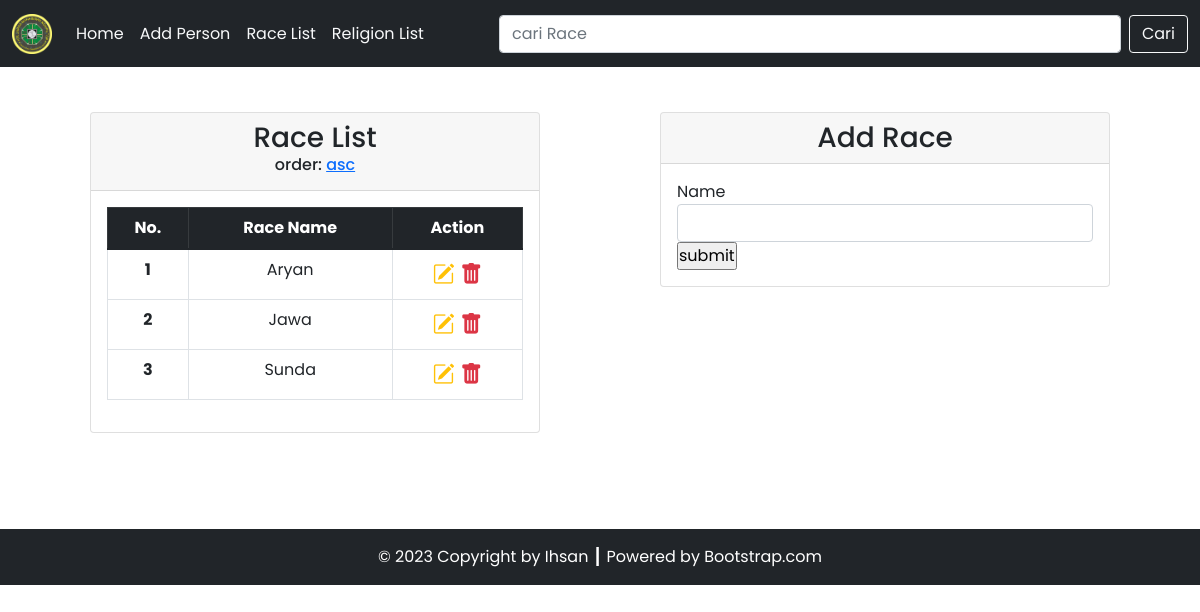
/source_code/race.php, run on the app's committed database.
### tables this page shows
CREATE TABLE `race` (
  `id` int(11) NOT NULL,
  `name` varchar(255) DEFAULT NULL
);

### source_code/config/db.php (called while the page is built)
<?php
$DB_HOST = "localhost";
$DB_USERNAME = "root";
$DB_PASSWORD = "";
$DB_NAME = "db_dpbo_tp3";

### source_code/classes/DB.php (called while the page is built, shortened)
<?php
class DB
{
    private $hostname;
    private $username;
    private $password;
    private $dbname;
    private $conn;
    private $result;
    function __construct($hostname, $username, $password, $dbname)
    {
        $this->hostname = $hostname;
        $this->username = $username;
        $this->password = $password;
        $this->dbname = $dbname;
    }
    function open()
    {
        $this->conn = mysqli_connect($this->hostname, $this->username, $this->password, $this->dbname);
    }
    function execute($query)
    {
        $this->result = mysqli_query($this->conn, $query);
    }
    function getResult()
    {
        return mysqli_fetch_array($this->result);
    }
}

### source_code/classes/Race.php (called while the page is built, shortened)
<?php
class Race extends DB
{
    function getRace()
    {
        $query = "SELECT * FROM race ORDER BY name";
        return $this->execute($query);
    }
}

### source_code/race.php (the view, shortened to what this page needs)
<?php
include('config/db.php');
include('classes/DB.php');
include('classes/Race.php');
$race = new Race($DB_HOST, $DB_USERNAME, $DB_PASSWORD, $DB_NAME);
$race->open();
$header = '<tr>
<th scope="row">No.</th>
<th scope="row">Race Name</th>
<th scope="row">Action</th>
</tr>';
$data = null;
$no = 1;
if(isset($_GET['desc'])){
    if(isset($_POST['btn-cari'])) {
        $race->searchRaceDesc($_POST['cari']);
    }else{
        $race->getRaceDesc();
    }
    $order = 'order: <a href="race.php?">desc</a>';
}else{
    if(isset($_POST['btn-cari'])) {
        $race->searchRace($_POST['cari']);
    }else{
        $race->getRace();
    }
    $order = 'order: <a href="race.php?desc">asc</a>';
}
while ($row = $race->getResult()) {
    $data .= '<tr>
    <th scope="row">' . $no . '</th>
    <td>' . $row['name'] . '</td>
    <td style="font-size: 22px;">
        <a href="race.php?edit=' . $row['id'] . '" title="Edit Data"><i class="bi bi-pencil-square text-warning"></i></a>&nbsp;<a href="race.php?hapus=' . $row['id'] . '" title="Delete Data"><i class="bi bi-trash-fill text-danger"></i></a>
        </td>
    </tr>';
    $no++;
}

### data on the page
race: name "Aryan"
race: name "Jawa"
race: name "Sunda"
